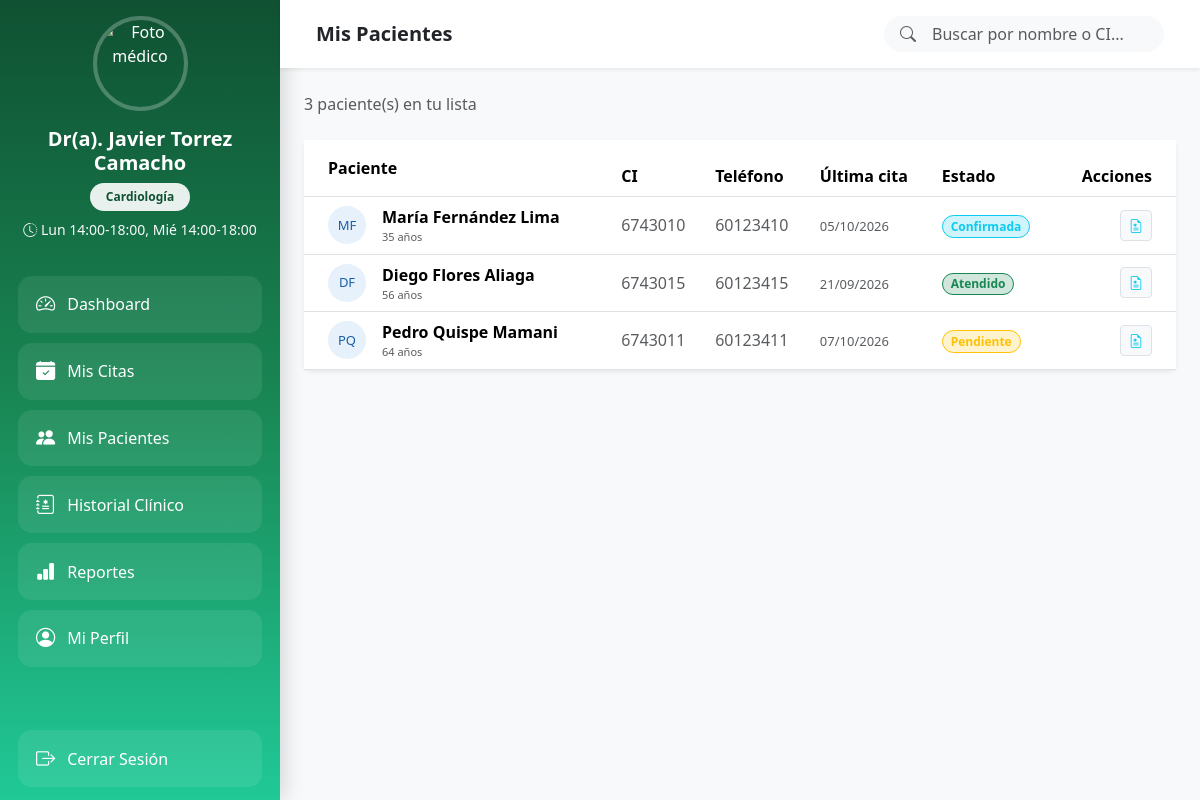
/index.php?controller=medico&action=misPacientes (signed in), run on an earlier commit of the app's database.
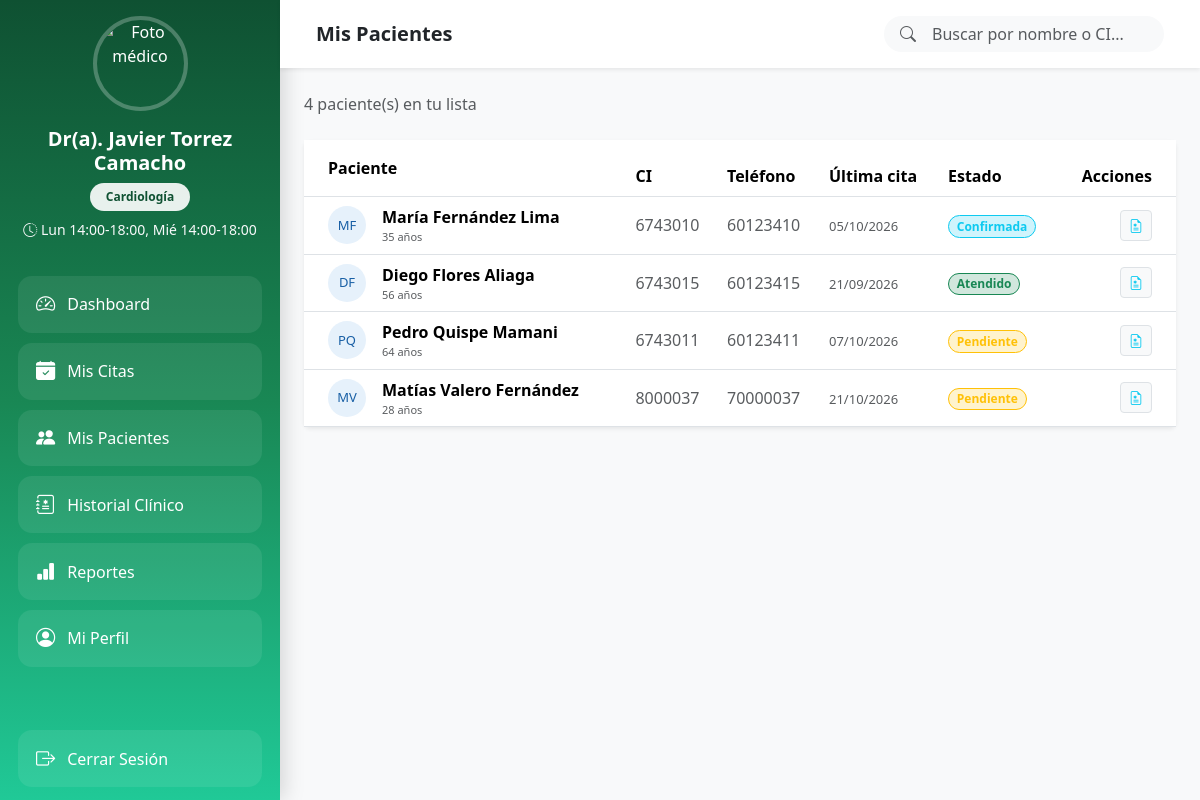
And on a later commit of the database.
### tables this page shows
CREATE TABLE `usuario` (
  `id` int(10) UNSIGNED NOT NULL,
  `rol_id` tinyint(3) UNSIGNED NOT NULL,
  `ci` varchar(20) NOT NULL,
  `nombre` varchar(80) NOT NULL,
  `apellido` varchar(80) NOT NULL,
  `correo` varchar(120) DEFAULT NULL,
  `clave` varchar(255) DEFAULT NULL,
  `telefono` varchar(20) DEFAULT NULL,
  `fecha_nac` date DEFAULT NULL,
  `direccion` varchar(200) DEFAULT NULL,
  `foto` varchar(255) DEFAULT NULL,
  `estado` tinyint(1) NOT NULL DEFAULT 1,
  `creado_en` timestamp NOT NULL DEFAULT current_timestamp()
);

### controllers/MedicoController.php (called while the page is built, shortened)
<?php
require_once __DIR__ . '/../models/MedicoModel.php';
class MedicoController {
    public static function misPacientes() {
        $uid       = $_SESSION['usuario_id'];
        $medico    = MedicoModel::findByUsuarioId($uid);
        $foto      = self::fotoUrl($medico['foto'] ?? '');
        $medicoId  = $medico['medico_id'];
        $busqueda  = trim($_GET['buscar'] ?? '');
        $pacientes = MedicoModel::pacientesDelMedico($medicoId, $busqueda);
        require_once __DIR__ . '/../views/medico/mis_pacientes.php';
    }
   private static function fotoUrl(?string $foto): string {
    $ruta = $_SERVER['DOCUMENT_ROOT'] . '/SmartCareCNS_MVC/SmartCareCNS_MVC/assets/img/' . $foto;
    return (!empty($foto) && file_exists($ruta))
        ? '/SmartCareCNS_MVC/SmartCareCNS_MVC/assets/img/' . htmlspecialchars($foto)
        : 'https://cdn-icons-png.flaticon.com/512/3774/3774299.png';
}
}
?>

### public/index.php (called while the page is built, shortened)
<?php
$action     = $_GET['action']     ?? 'index';
$ctrl = new $controllerClass();
$ctrl->$action();

### models/MedicoModel.php (called while the page is built, shortened)
<?php
class MedicoModel {
    public static function findByUsuarioId($usuarioId) {
        $conexion = conexion::conectar();
        $sql  = "SELECT * FROM vw_medico_perfil WHERE id = :usuario_id LIMIT 1";
        $stmt = $conexion->prepare($sql);
        $stmt->bindParam(':usuario_id', $usuarioId);
        $stmt->execute();
        return $stmt->fetch(PDO::FETCH_ASSOC);
    }
    public static function pacientesDelMedico($medicoId, $buscar = '') {
        $conexion = conexion::conectar();
        $sql  = "SELECT DISTINCT u2.id, u2.nombre, u2.apellido, u2.ci, u2.telefono, u2.fecha_nac,
                        (SELECT ec2.nombre FROM cita c2
                         INNER JOIN estado_cita ec2 ON ec2.id = c2.estado_cita_id
                         WHERE c2.paciente_id = u2.id AND c2.medico_id = :medico_id1
                         ORDER BY c2.fecha DESC, c2.hora DESC LIMIT 1) AS ultimo_estado,
                        (SELECT c3.fecha FROM cita c3
                         WHERE c3.paciente_id = u2.id AND c3.medico_id = :medico_id2
                         ORDER BY c3.fecha DESC, c3.hora DESC LIMIT 1) AS ultima_fecha
                 FROM usuario u2
                 JOIN cita c ON c.paciente_id = u2.id
                 WHERE c.medico_id = :medico_id3";
        $sql .= " ORDER BY u2.apellido ASC";
        $stmt = $conexion->prepare($sql);
        $stmt->bindParam(':medico_id1', $medicoId);
        $stmt->bindParam(':medico_id2', $medicoId);
        $stmt->bindParam(':medico_id3', $medicoId);
        $stmt->execute();
        return $stmt->fetchAll(PDO::FETCH_ASSOC);
    }
}
?>

### views/medico/mis_pacientes.php (the view, shortened to what this page needs)
<!DOCTYPE html>
<html lang="es">
<head>
     <link href="https://cdn.jsdelivr.net/npm/bootstrap@5.3.3/dist/css/bootstrap.min.css" rel="stylesheet">
    <link rel="stylesheet" href="https://cdn.jsdelivr.net/npm/bootstrap-icons@1.11.3/font/bootstrap-icons.min.css">
<link rel="stylesheet" href="../assets/css/syles_medico.css">
</head>
<body class="bg-light">
<div class="d-flex">
    <?php include 'includes/sidebar.php'; ?>
    <div class="main-content flex-grow-1">
        <nav class="navbar px-4 py-3 bg-white shadow-sm sticky-top">
            <div class="container-fluid">
                <h5 class="mb-0 fw-bold">Mis Pacientes</h5>
                <div class="ms-auto">
                   <form method="GET" action="index.php" class="position-relative d-none d-md-block">
                        <i class="bi bi-search position-absolute top-50 start-0 translate-middle-y ms-3 text-muted"></i>
                        <input type="text" name="buscar"
                               class="form-control ps-5 border-0 bg-light rounded-pill"
                               style="width:280px;"
                               placeholder="Buscar por nombre o CI..."
                               value="<?= htmlspecialchars($busqueda) ?>">
                    </form>
                </div>
            </div>
        </nav>
        <div class="p-4">
            <div class="d-flex justify-content-between align-items-center mb-4">
                <p class="text-muted mb-0">
                    <?= count($pacientes) ?> paciente(s)
                    <?= $busqueda ? 'para "' . htmlspecialchars($busqueda) . '"' : 'en tu lista' ?>
                </p>
            </div>
            <div class="card border-0 shadow-sm">
                <div class="table-responsive">
                    <table class="table table-hover align-middle mb-0">
                        <thead>
                            <tr class="bg-light">
                                <th class="ps-4 py-3">Paciente</th>
                                <th>CI</th>
                                <th>Teléfono</th>
                                <th>Última cita</th>
                                <th>Estado</th>
                                <th class="text-end pe-4">Acciones</th>
                            </tr>
                        </thead>
                        <tbody>
                            <?php if (empty($pacientes)): ?>
                            <tr>
                                <td colspan="6" class="text-center py-5 text-muted">
                                    <i class="bi bi-people d-block fs-1 mb-2"></i>
                                    <?= $busqueda ? 'No se encontraron pacientes.' : 'Aún no tienes pacientes registrados.' ?>
                                </td>
                            </tr>
                            <?php else: ?>
                                <?php foreach ($pacientes as $p): ?>
                                <tr>
                                    <td class="ps-4">
                                        <div class="d-flex align-items-center gap-3">
                                            <div style="width:38px;height:38px;border-radius:50%;background:#E6F1FB;color:#185FA5;display:flex;align-items:center;justify-content:center;font-weight:500;font-size:13px;flex-shrink:0;">
                                                <?= strtoupper(substr($p['nombre'],0,1) . substr($p['apellido'],0,1)) ?>
                                            </div>
                                            <div>
                                                <div class="fw-bold"><?= htmlspecialchars($p['nombre'] . ' ' . $p['apellido']) ?></div>
                                                <?php if (!empty($p['fecha_nac']) && $p['fecha_nac'] !== '0000-00-00'): ?>
                                                <div class="text-muted" style="font-size:11px;">
                                                    <?= date_diff(date_create($p['fecha_nac']), date_create('today'))->y ?> años
                                                </div>
                                                <?php endif; ?>
                                            </div>
                                        </div>
                                    </td>
                                    <td class="text-muted"><?= htmlspecialchars($p['ci']) ?></td>
                                    <td class="text-muted"><?= htmlspecialchars($p['telefono'] ?? '—') ?></td>
                                    <td>
                                        <?php if ($p['ultima_fecha']): ?>
                                        <span class="text-muted" style="font-size:13px;"><?= date('d/m/Y', strtotime($p['ultima_fecha'])) ?></span>
                                        <?php else: ?>
                                        <span class="text-muted">—</span>
                                        <?php endif; ?>
                                    </td>
                                    <td>
                                        <?php
                                        $estado = $p['ultimo_estado'] ?? 'pendiente';
                                        [$bg, $label] = match($estado) {
                                            'completada' => ['bg-success-subtle text-success border-success', 'Atendido'],
                                            'confirmada' => ['bg-info-subtle text-info border-info', 'Confirmada'],
                                            'cancelada'  => ['bg-danger-subtle text-danger border-danger', 'Cancelada'],
                                            default      => ['bg-warning-subtle text-warning border-warning', 'Pendiente'],
                                        };
                                        ?>
                                        <span class="badge rounded-pill border <?= $bg ?>"><?= $label ?></span>
                                    </td>
                                    <td class="text-end pe-4">
                                        <div class="btn-group">
                                            <a href="index.php?controller=medico&action=historial&buscar=<?= urlencode($p['ci']) ?>"
                                               class="btn btn-sm btn-light border" title="Ver historial">
                                                <i class="bi bi-file-earmark-medical text-info"></i>
                                            </a>
                                        </div>
                                    </td>
                                </tr>
                                <?php endforeach; ?>
                            <?php endif; ?>
                        </tbody>
                    </table>
                </div>
            </div>
        </div>
    </div>
</div>
</body>
</html>

### views/medico/includes/sidebar.php
<?php
$nombre        = $_SESSION['nombre'] ?? 'Doctor';
$apellido      = $_SESSION['apellido'] ?? '';
$fotoSidebar   = $foto ?? 'https://cdn-icons-png.flaticon.com/512/3774/3774299.png';
$especialidad  = $medico['especialidad'] ?? 'Médico';
$horario       = $medico['horario'] ?? '';
?>
<nav class="sidebar d-flex flex-column" id="sidebar">
    <div class="perfil text-center p-3">
        <div class="foto-container">
            <img src="<?= htmlspecialchars($fotoSidebar) ?>"
                 alt="Foto médico"
                 class="foto-medico">
        </div>
        <h5 class="mt-3 fw-bold text-white">
            Dr(a). <?= htmlspecialchars($nombre . ' ' . $apellido) ?>
        </h5>
        <span class="badge bg-success px-3 py-2 mb-2">
            <?= htmlspecialchars($especialidad) ?>
        </span>
        <?php if (!empty($horario)): ?>
            <p class="small text-light mb-0">
                <i class="bi bi-clock-history"></i>
                <?= htmlspecialchars($horario) ?>
            </p>
        <?php endif; ?>
    </div>
    <ul class="nav flex-column px-2 flex-grow-1">
        <li class="nav-item">
            <a class="nav-link menu-link" href="index.php?controller=medico&action=index">
                <i class="bi bi-speedometer2"></i>
                <span>Dashboard</span>
            </a>
        </li>
        <li class="nav-item">
            <a class="nav-link menu-link" href="index.php?controller=medico&action=citas">
                <i class="bi bi-calendar-check-fill"></i>
                <span>Mis Citas</span>
            </a>
        </li>
        <li class="nav-item">
            <a class="nav-link menu-link" href="index.php?controller=medico&action=misPacientes">
                <i class="bi bi-people-fill"></i>
                <span>Mis Pacientes</span>
            </a>
        </li>
        <li class="nav-item">
            <a class="nav-link menu-link" href="index.php?controller=medico&action=historial">
                <i class="bi bi-journal-medical"></i>
                <span>Historial Clínico</span>
            </a>
        </li>
        <li class="nav-item">
            <a class="nav-link menu-link" href="index.php?controller=medico&action=reportes">
                <i class="bi bi-bar-chart-fill"></i>
                <span>Reportes</span>
            </a>
        </li>
        <li class="nav-item">
            <a class="nav-link menu-link" href="index.php?controller=medico&action=perfil">
                <i class="bi bi-person-circle"></i>
                <span>Mi Perfil</span>
            </a>
        </li>
    </ul>
    <div class="logout-container p-2 mt-auto">
        <a class="nav-link logout-btn"
           href="index.php?controller=auth&action=logout">
            <i class="bi bi-box-arrow-right"></i>
            <span>Cerrar Sesión</span>
        </a>
    </div>
</nav>

### assets/css/syles_medico.css (style rules this page uses)
.sidebar { position: fixed; top: 0; left: 0; width: 280px; height: 100vh; display: flex; flex-direction: column; overflow-y: auto; overflow-x: hidden; z-index: 1000; background: linear-gradient( 180deg, #0f5132 0%, #198754 50%, #20c997 100% ); color: white; box-shadow: 4px 0 20px rgba(0,0,0,.15); }
.perfil { text-align: center; padding: 10px; }
.foto-container { display: flex; justify-content: center; }
.foto-medico { width: 95px; height: 95px; object-fit: cover; border-radius: 50%; border: 4px solid rgba(255,255,255,.25); transition: all .4s ease; }
.perfil h5 { color: white; font-weight: 700; }
.perfil .badge { background: rgba(255,255,255,.9) !important; color: #0f5132 !important; font-weight: 600; border-radius: 25px; padding: 8px 16px; }
.perfil p { color: rgba(255,255,255,.85); }
.sidebar .nav { margin-top: 15px; }
.sidebar .nav-link { display: flex; align-items: center; gap: 12px; margin: 5px 10px; padding: 14px 18px; border-radius: 14px; color: white !important; background: rgba(255,255,255,.08); text-decoration: none; transition: all .3s ease; }
.sidebar .nav-link i { font-size: 1.2rem; transition: .3s; }
.logout-btn { display: flex; align-items: center; gap: 12px; margin: 10px; margin-bottom: 20px; padding: 14px 18px; border-radius: 14px; color: #ffe5e5 !important; background: rgba(220,53,69,.25); transition: all .3s ease; }
.main-content { margin-left: 280px; width: calc(100% - 280px); min-height: 100vh; }
.sidebar { position: fixed; top: 0; left: 0; width: 280px; min-height: 100vh; overflow-y: auto; z-index: 1000; background: linear-gradient( 180deg, #0f5132 0%, #198754 50%, #20c997 100% ); color: white; box-shadow: 4px 0 20px rgba(0,0,0,.15); }
.logout-btn { display: flex; align-items: center; gap: 12px; margin: 10px; padding: 14px 18px; border-radius: 14px; color: #ffe5e5 !important; background: rgba(220,53,69,.25); transition: all .3s ease; }

What changed in the data, as far as the page shows it:
added usuario: nombre+apellido "MV", nombre+apellido "Matías Valero Fernández", fecha_nac "28", ci "8000037", telefono "70000037", ultima_fecha "21/10/2026", label "Pendiente"
Also different on the page:
count($pacientes): "3" → "4"
